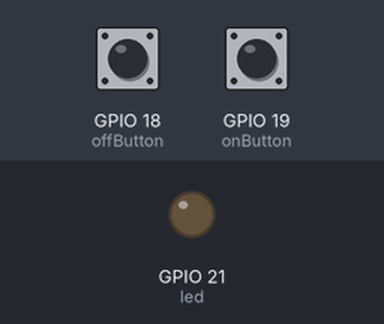
Recording of a program running on a simulated ESP32. On the bench: output pins drawn as LEDs (lit = HIGH). Dashed ring = blinking. Inputs (shaded band) come from the test bench; at power-on: GPIO 18 (offButton) HIGH, GPIO 19 (onButton) HIGH. WiFi joins after 1.5 s; servers stay silent unless stated; what the program prints to the serial monitor is not drawn.

Above: at 2.7 s.
2.8 s: GPIO 18 (offButton) pulled LOW for 3.2 s
At 4.05 s:
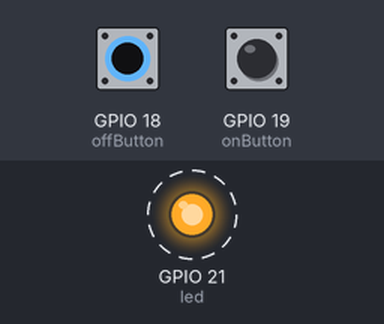
7.5 s: GPIO 19 (onButton) pulled LOW for 1 s
At 7.95 s:
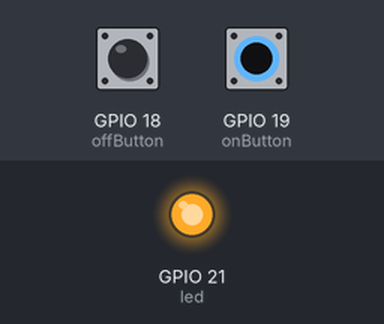
10.0 s: GPIO 19 (onButton) pulled LOW for 3.2 s
At 13.5 s:
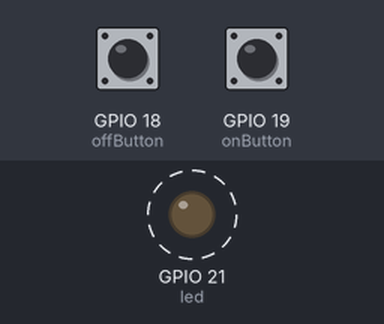
Timing chart, 0 to 15.0 s (numbered marks = the images above; inputs shaded):
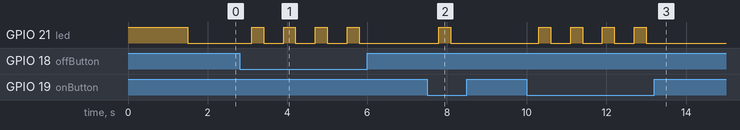

The program:

main.cpp
```cpp
#include <Arduino.h>
#include <WiFi.h>
#include <HTTPClient.h>

// Links for light control - Insert the links you got from the Alexa skill here!
const char* lightOnLink = "https://www.example,com";
const char* lightOffLink = "https://www.example.com";

// WiFi credentials - Insert your WiFi credentials here!
const char* wifiSsid = "ExampleSsid";
const char* wifiPassword = "ExamplePassword";

// Pins - If you use other Pins, you need to change them here!
const int onButton = 19;
const int offButton = 18;
const int led = 21;


void initWiFi(){
  digitalWrite(led, HIGH);
  WiFi.mode(WIFI_STA);
  WiFi.begin(wifiSsid, wifiPassword);
  Serial.print("\nConnecting to WiFi...");

  int timeoutCounter = 0;
  while(WiFi.status() != WL_CONNECTED){
    Serial.print(".");
    delay(100);
    timeoutCounter++;

    if(timeoutCounter >= 500){
      Serial.println("WiFi connection failed. Restarting...");
      ESP.restart();
    }
  }

  Serial.println("\nConnected to the WiFi network");
  Serial.print("Local ESP32 IP: ");
  Serial.println(WiFi.localIP());
}

void lightOn(){
  // Send a http request to the URL that turns ON the lights (using the "URL Routine Trigger" Alexa skill)
  digitalWrite(led, HIGH);
  HTTPClient http;
  http.begin(lightOnLink);
  int response = http.GET();
  Serial.println(response);
  http.end();
  Serial.println("Light on");
  delay(100);
  digitalWrite(led, LOW);
}

// Send a http request to the URL that turns OFF the lights (using the "URL Routine Trigger" Alexa skill)
void lightOff(){
  digitalWrite(led, HIGH);
  HTTPClient http;
  http.begin(lightOffLink);
  int response = http.GET();
  Serial.println(response);
  http.end();
  Serial.println("Light off");
  delay(100);
  digitalWrite(led, LOW);
}

void setup() {
  Serial.begin(9600);
  pinMode(onButton, INPUT_PULLUP);
  pinMode(offButton, INPUT_PULLUP);
  pinMode(led, OUTPUT);
  initWiFi();
}

void loop() {
  digitalWrite(led, LOW);
  // Call the lightOn() function when the corresponding button is pressed
  if(digitalRead(onButton) == LOW){
    delay(300);
    if(digitalRead(onButton) == LOW){
      lightOn();
      delay(200);
    }
  }

  // Call the lightOff() function when the corresponding button is pressed
  if(digitalRead(offButton) == LOW){
    delay(300);
    if(digitalRead(offButton) == LOW){
      lightOff();
      delay(200);
    }
  }
}
```

Measured:
- after the input at 2.8 s, GPIO 21 (led): alternates HIGH for 0.30 s and LOW for 0.50 s, 8 changes in all, then stays LOW, starting after 0.30 s
- after the input at 7.5 s, GPIO 21 (led): LOW → HIGH after 0.30 s, → LOW 0.30 s later
- after the input at 10.0 s, GPIO 21 (led): alternates HIGH for 0.30 s and LOW for 0.50 s, 8 changes in all, then stays LOW, starting after 0.30 s
